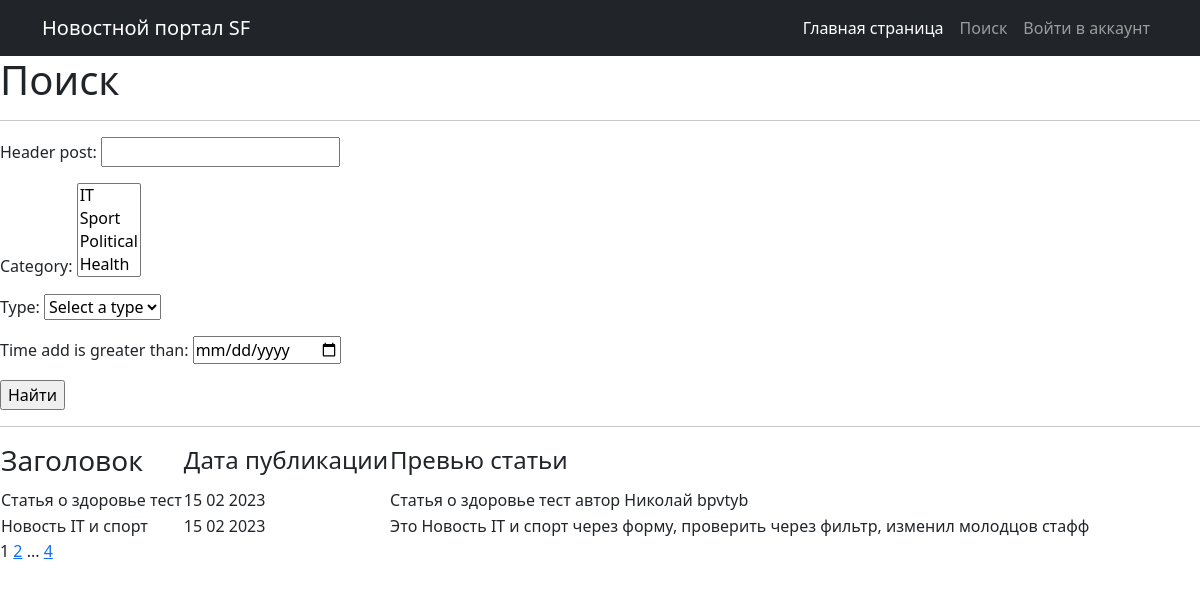
Page /news/search/ on the earlier database version.
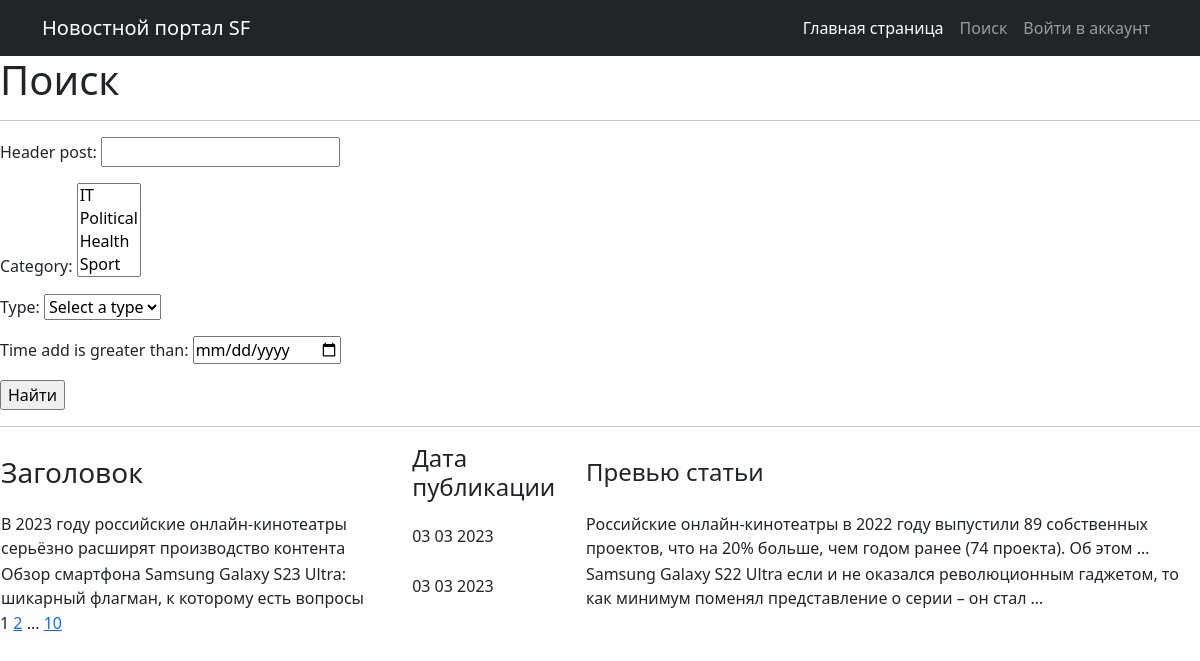
Same page on the later database version.
### news/models.py (models this page shows, shortened)
class Post(models.Model):
    news = 'NEWS'
    article = 'ART'
    TYPE = [
        (news, 'Новость'),
        (article, 'Статья')
    ]
    author = models.ForeignKey(Author, on_delete=models.CASCADE)
    category_type = models.CharField(max_length=4,
                                choices=TYPE,
                                default=news)
    time_add = models.DateTimeField(auto_now_add=True)
    category_post = models.ManyToManyField(Category, through='PostCategory')
    header_post = models.CharField(max_length=128)
    text = models.TextField()
    rating_post = models.SmallIntegerField(default=0)

### news/views.py (the view)
# urls.py: path('search/', PostSearch.as_view(), name='post_search'),
class PostSearch(ListView):
    model = Post
    ordering = '-time_add'
    template_name = 'search.html'
    context_object_name = 'posts'
    paginate_by = 2
    def get_queryset(self):
        queryset = super().get_queryset()
        self.filterset = PostFilter(self.request.GET, queryset)
        return self.filterset.qs
    def get_context_data(self, **kwargs):
        context = super().get_context_data(**kwargs)
        context['filterset'] = self.filterset
        return context

### news/models.py (called while the page is built)
    def __str__(self):
        return f'{self.name_category}'

### news/templatetags/custom_filters.py (called while the page is built)
@register.filter()
def censor(value):
    bad_words = ['редиска','гад']
    if not isinstance(value, str):
        raise TypeError(f'Недопустимое значение{type(value)} Нужно ввести строковое значение')
    for word in value.split():
        if word.lower() in bad_words:
            value = value.replace(word, f'{word[0]}{"*" * (len(word) - 1)}')
    return value

### news/templatetags/custom_tags.py (called while the page is built)
@register.simple_tag(takes_context=True)
def url_replace(context, **kwargs):
    d = context['request'].GET.copy()
    for k, v in kwargs.items():
        d[k] = v
    return d.urlencode()

### templates/search.html (shortened to what this page needs)
{% extends 'flatpages/default.html' %}
{% load custom_filters %}
{% load custom_tags %}
{% block content %}
<h1>Поиск</h1>
<hr>
<form action="" method="get">
       {{ filterset.form.as_p }}
       <input type="submit" value="Найти" />
</form>
 <hr>
    {% if posts %}
        <table margin="auto">
            <tr>
                <td><h3>Заголовок</h3></td>
                <td><h4>Дата публикации</h4></td>
                <td><h4>Превью статьи</h4></td>
            </tr>
            {% for post in posts %}
                <tr>
                    <td>{{post.header_post|censor}}</td>
                    <td>{{post.time_add|date:'d m Y'}}</td>
                    <td>{{post.text|truncatewords:20|censor}}</td>
                </tr>
            {% endfor %}
        </table>
    {% else %}
        <h2>Новостей нет...</h2>
    {% endif %}
    {{page_obj.number}}
    {% if page_obj.has_next %}
        <a href="?{% url_replace page=page_obj.next_page_number %}" > {{ page_obj.next_page_number }}</a>
        {% if paginator.num_pages != page_obj.next_page_number %}
            ...
            <a href="?{% url_replace page=page_obj.paginator.num_pages %}">{{ page_obj.paginator.num_pages }}</a>
        {% endif %}
    {% endif %}
{% endblock content %}

Differences in the rows shown:
no longer on this page (row unchanged): Post: header_post|censor "Статья о здоровье тест", time_add "15 02 2023", text|censor "Статья о здоровье тест автор Николай bpvtyb"
no longer on this page (row unchanged): Post: header_post|censor "Новость IT и спорт", time_add "15 02 2023", text|censor "Это Новость IT и спорт через форму, проверить через фильтр, изменил молодцов стафф"
added Post: header_post|censor "В 2023 году российские онлайн-кинотеатры серьёзно расширят производство контента", time_add "03 03 2023", text|censor "Российские онлайн‑кинотеатры в 2022 году выпустили 89 собственных проектов, что на 20% больше, чем годом ранее (74 проекта). Об этом …"
added Post: header_post|censor "Обзор смартфона Samsung Galaxy S23 Ultra: шикарный флагман, к которому есть вопросы", time_add "03 03 2023", text|censor "Samsung Galaxy S22 Ultra если и не оказался революционным гаджетом, то как минимум поменял представление о серии – он стал …"
Other differences:
form field category_post: "IT / Sport / Political / Health" → "IT / Political / Health / Sport"
{{ page_obj.paginator.num_pages }}: "4" → "10"
